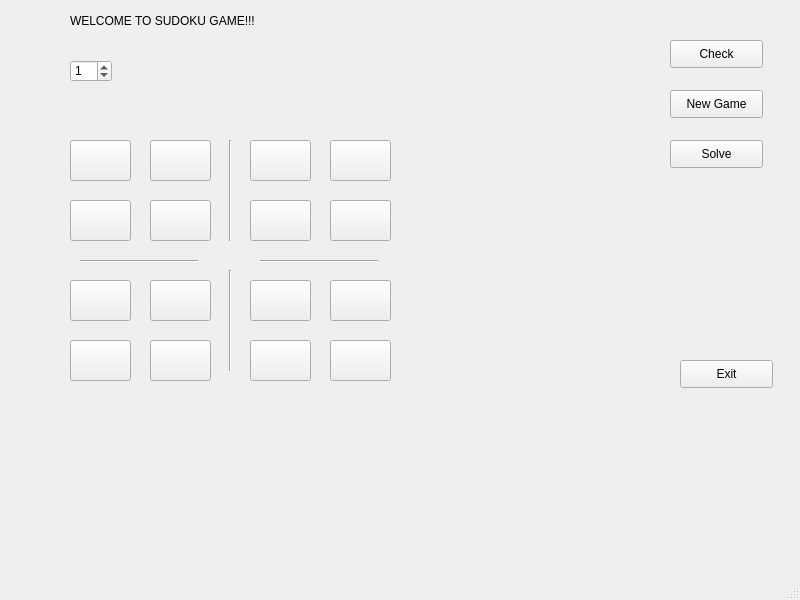
<?xml version="1.0" encoding="UTF-8"?>
<ui version="4.0">
 <class>MainWindow</class>
 <widget class="QMainWindow" name="MainWindow">
  <property name="geometry">
   <rect>
    <x>0</x>
    <y>0</y>
    <width>800</width>
    <height>600</height>
   </rect>
  </property>
  <property name="windowTitle">
   <string>MainWindow</string>
  </property>
  <widget class="QWidget" name="centralwidget">
   <widget class="QPushButton" name="Check">
    <property name="geometry">
     <rect>
      <x>670</x>
      <y>40</y>
      <width>93</width>
      <height>28</height>
     </rect>
    </property>
    <property name="text">
     <string>Check</string>
    </property>
   </widget>
   <widget class="QPushButton" name="pushButton">
    <property name="geometry">
     <rect>
      <x>670</x>
      <y>90</y>
      <width>93</width>
      <height>28</height>
     </rect>
    </property>
    <property name="text">
     <string>New Game</string>
    </property>
   </widget>
   <widget class="QPushButton" name="pushButton_2">
    <property name="geometry">
     <rect>
      <x>670</x>
      <y>140</y>
      <width>93</width>
      <height>28</height>
     </rect>
    </property>
    <property name="text">
     <string>Solve</string>
    </property>
   </widget>
   <widget class="QPushButton" name="pushButton_3">
    <property name="geometry">
     <rect>
      <x>680</x>
      <y>360</y>
      <width>93</width>
      <height>28</height>
     </rect>
    </property>
    <property name="text">
     <string>Exit</string>
    </property>
   </widget>
   <widget class="QSpinBox" name="spinBox">
    <property name="geometry">
     <rect>
      <x>70</x>
      <y>60</y>
      <width>42</width>
      <height>22</height>
     </rect>
    </property>
    <property name="singleStep">
     <number>3</number>
    </property>
    <property name="value">
     <number>1</number>
    </property>
   </widget>
   <widget class="QLabel" name="label_2">
    <property name="geometry">
     <rect>
      <x>70</x>
      <y>100</y>
      <width>161</width>
      <height>16</height>
     </rect>
    </property>
    <property name="text">
     <string/>
    </property>
   </widget>
   <widget class="QToolButton" name="toolButton">
    <property name="geometry">
     <rect>
      <x>70</x>
      <y>140</y>
      <width>61</width>
      <height>41</height>
     </rect>
    </property>
    <property name="text">
     <string/>
    </property>
   </widget>
   <widget class="QToolButton" name="toolButton_2">
    <property name="geometry">
     <rect>
      <x>150</x>
      <y>140</y>
      <width>61</width>
      <height>41</height>
     </rect>
    </property>
    <property name="text">
     <string/>
    </property>
   </widget>
   <widget class="QToolButton" name="toolButton_3">
    <property name="geometry">
     <rect>
      <x>70</x>
      <y>200</y>
      <width>61</width>
      <height>41</height>
     </rect>
    </property>
    <property name="text">
     <string/>
    </property>
   </widget>
   <widget class="QToolButton" name="toolButton_4">
    <property name="geometry">
     <rect>
      <x>150</x>
      <y>200</y>
      <width>61</width>
      <height>41</height>
     </rect>
    </property>
    <property name="text">
     <string/>
    </property>
   </widget>
   <widget class="QToolButton" name="toolButton_5">
    <property name="geometry">
     <rect>
      <x>330</x>
      <y>200</y>
      <width>61</width>
      <height>41</height>
     </rect>
    </property>
    <property name="text">
     <string/>
    </property>
   </widget>
   <widget class="QToolButton" name="toolButton_6">
    <property name="geometry">
     <rect>
      <x>330</x>
      <y>140</y>
      <width>61</width>
      <height>41</height>
     </rect>
    </property>
    <property name="text">
     <string/>
    </property>
   </widget>
   <widget class="QToolButton" name="toolButton_7">
    <property name="geometry">
     <rect>
      <x>250</x>
      <y>140</y>
      <width>61</width>
      <height>41</height>
     </rect>
    </property>
    <property name="text">
     <string/>
    </property>
   </widget>
   <widget class="QToolButton" name="toolButton_8">
    <property name="geometry">
     <rect>
      <x>250</x>
      <y>200</y>
      <width>61</width>
      <height>41</height>
     </rect>
    </property>
    <property name="text">
     <string/>
    </property>
   </widget>
   <widget class="QToolButton" name="toolButton_9">
    <property name="geometry">
     <rect>
      <x>150</x>
      <y>340</y>
      <width>61</width>
      <height>41</height>
     </rect>
    </property>
    <property name="text">
     <string/>
    </property>
   </widget>
   <widget class="QToolButton" name="toolButton_10">
    <property name="geometry">
     <rect>
      <x>150</x>
      <y>280</y>
      <width>61</width>
      <height>41</height>
     </rect>
    </property>
    <property name="text">
     <string/>
    </property>
   </widget>
   <widget class="QToolButton" name="toolButton_11">
    <property name="geometry">
     <rect>
      <x>70</x>
      <y>280</y>
      <width>61</width>
      <height>41</height>
     </rect>
    </property>
    <property name="text">
     <string/>
    </property>
   </widget>
   <widget class="QToolButton" name="toolButton_12">
    <property name="geometry">
     <rect>
      <x>70</x>
      <y>340</y>
      <width>61</width>
      <height>41</height>
     </rect>
    </property>
    <property name="text">
     <string/>
    </property>
   </widget>
   <widget class="QToolButton" name="toolButton_13">
    <property name="geometry">
     <rect>
      <x>330</x>
      <y>340</y>
      <width>61</width>
      <height>41</height>
     </rect>
    </property>
    <property name="text">
     <string/>
    </property>
   </widget>
   <widget class="QToolButton" name="toolButton_14">
    <property name="geometry">
     <rect>
      <x>330</x>
      <y>280</y>
      <width>61</width>
      <height>41</height>
     </rect>
    </property>
    <property name="text">
     <string/>
    </property>
   </widget>
   <widget class="QToolButton" name="toolButton_15">
    <property name="geometry">
     <rect>
      <x>250</x>
      <y>280</y>
      <width>61</width>
      <height>41</height>
     </rect>
    </property>
    <property name="text">
     <string/>
    </property>
   </widget>
   <widget class="QToolButton" name="toolButton_16">
    <property name="geometry">
     <rect>
      <x>250</x>
      <y>340</y>
      <width>61</width>
      <height>41</height>
     </rect>
    </property>
    <property name="text">
     <string/>
    </property>
   </widget>
   <widget class="Line" name="line">
    <property name="geometry">
     <rect>
      <x>80</x>
      <y>260</y>
      <width>118</width>
      <height>3</height>
     </rect>
    </property>
    <property name="orientation">
     <enum>Qt::Horizontal</enum>
    </property>
   </widget>
   <widget class="Line" name="line_2">
    <property name="geometry">
     <rect>
      <x>260</x>
      <y>260</y>
      <width>118</width>
      <height>3</height>
     </rect>
    </property>
    <property name="orientation">
     <enum>Qt::Horizontal</enum>
    </property>
   </widget>
   <widget class="Line" name="line_3">
    <property name="geometry">
     <rect>
      <x>220</x>
      <y>140</y>
      <width>20</width>
      <height>101</height>
     </rect>
    </property>
    <property name="orientation">
     <enum>Qt::Vertical</enum>
    </property>
   </widget>
   <widget class="Line" name="line_4">
    <property name="geometry">
     <rect>
      <x>220</x>
      <y>270</y>
      <width>20</width>
      <height>101</height>
     </rect>
    </property>
    <property name="orientation">
     <enum>Qt::Vertical</enum>
    </property>
   </widget>
   <widget class="QLabel" name="label">
    <property name="geometry">
     <rect>
      <x>70</x>
      <y>10</y>
      <width>401</width>
      <height>21</height>
     </rect>
    </property>
    <property name="text">
     <string>WELCOME TO SUDOKU GAME!!!</string>
    </property>
   </widget>
  </widget>
  <widget class="QMenuBar" name="menubar">
   <property name="geometry">
    <rect>
     <x>0</x>
     <y>0</y>
     <width>800</width>
     <height>26</height>
    </rect>
   </property>
  </widget>
  <widget class="QStatusBar" name="statusbar"/>
 </widget>
 <resources/>
 <connections>
  <connection>
   <sender>pushButton_3</sender>
   <signal>clicked()</signal>
   <receiver>MainWindow</receiver>
   <slot>close()</slot>
   <hints>
    <hint type="sourcelabel">
     <x>725</x>
     <y>402</y>
    </hint>
    <hint type="destinationlabel">
     <x>771</x>
     <y>476</y>
    </hint>
   </hints>
  </connection>
 </connections>
</ui>
